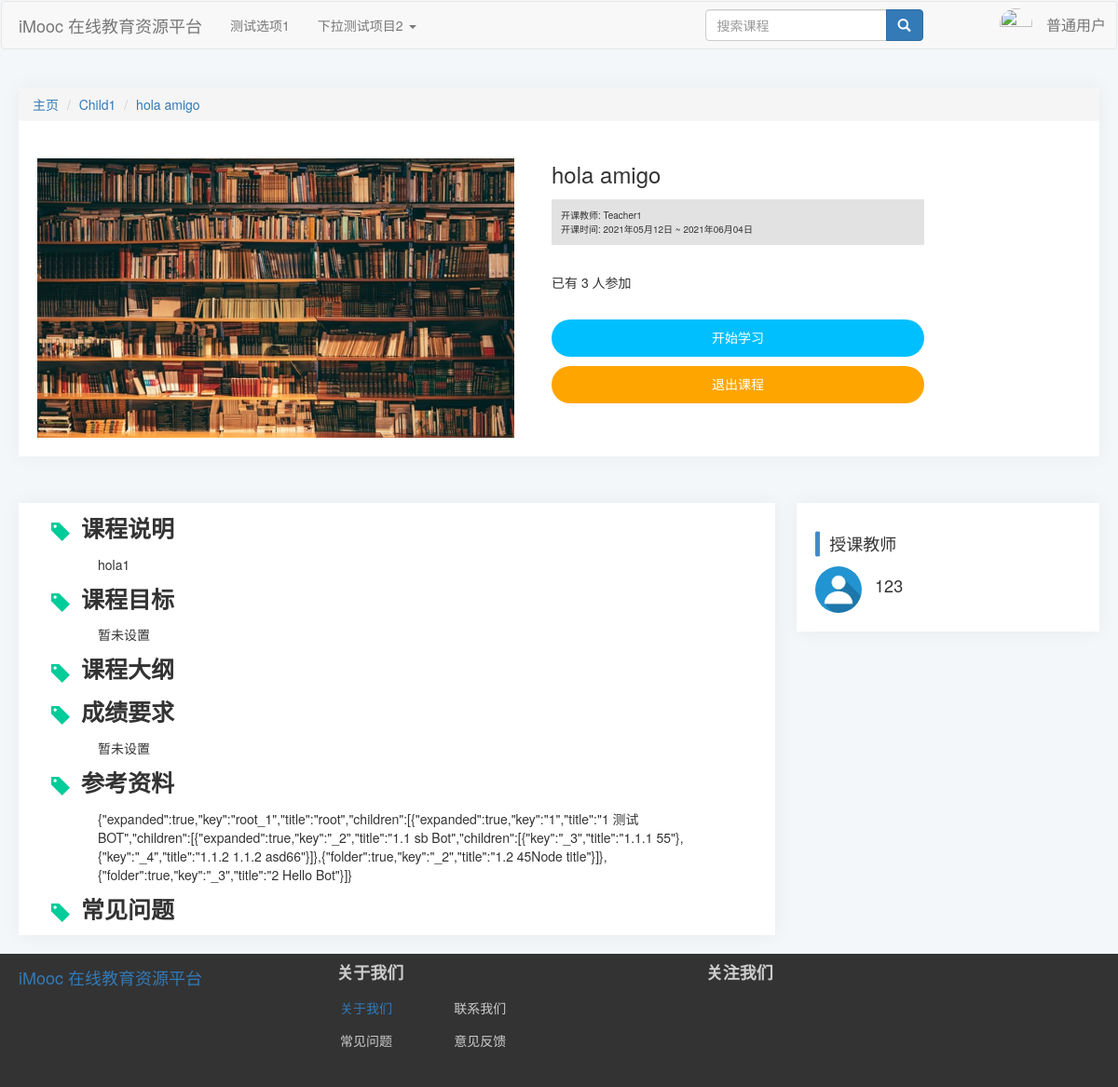
Screenshot of /course/3/ (signed in) with the database file from the repository.
### index/models.py (models this page shows, shortened)
class Users(models.Model):
    gender = (
        ("male", "男"),
        ("female", "女"),
        ("default", "保密"),
    )
    access = (
        ("banned", "封禁用户"),
        ("guest", "访客"),
        ("student", "学生"),
        ("teacher", "教师"),
    )
    profile_picture = models.ImageField(
        verbose_name="头像",
        null=True,
        upload_to="avatar",
        blank=True,
        default="avatar/default-profile-picture.jpg",
    )
    name = models.CharField(
        verbose_name="*用户名", max_length=128, unique=True, null=False
    )  # 昵称
    real_name = models.CharField(
        verbose_name="真实姓名", max_length=64, null=True, blank=True
    )  # 真实姓名
    password = models.CharField(
        verbose_name="*密码", max_length=256, editable=False
    )  # 密码
    email = models.EmailField(verbose_name="*电子邮箱", unique=True)  # 邮箱
    phone_number = models.CharField(
        verbose_name="手机号码", max_length=32, unique=True, null=True, blank=True
    )  # 手机号码
    access = models.CharField(
        verbose_name="*权限等级", max_length=16, choices=access, default="guest"
    )  # 权限级别
    selected_courses = models.ManyToManyField("Course", related_name="students")  # 已选课程
    sex = models.CharField(
        verbose_name="*性别", max_length=32, choices=gender, default="default"
    )  # 性别
    create_time = models.DateTimeField(verbose_name="账号创建时间", auto_now_add=True)  # 创建时间
    is_deleted = models.BooleanField(
        verbose_name="删除标记", default=False, editable=False
    )  # 删除标记
    def __str__(self) -> str:
        return self.name
    class Meta:
        ordering = ["-create_time"]
        verbose_name = "用户"
        verbose_name_plural = "用户"

class CourseCategory(models.Model):
    CategoryID = models.AutoField(primary_key=True, verbose_name="分类编号")
    CategoryName = models.CharField(verbose_name="分类名", max_length=64)
    Is_Root = models.BooleanField(verbose_name="根分类", default=True, editable=False)
    DisplayOrder = models.PositiveIntegerField(verbose_name="显示顺序", default=1)
    ParentID = models.ForeignKey(
        "self",
        on_delete=models.CASCADE,
        limit_choices_to={"Is_Root": 1},
        null=True,
        blank=True,
    )
    def __str__(self) -> str:
        return self.CategoryName
    class Meta:
        ordering = ["-CategoryID"]
        verbose_name = "课程分类"
        verbose_name_plural = "课程分类"

class Course(models.Model):
    status = (
        ("1", "未开课"),
        ("2", "已开课"),
        ("3", "已结课"),
    )
    Course_Name = models.CharField(verbose_name="课程名称", max_length=64)
    Course_Teacher = models.ForeignKey(
        "Users",
        on_delete=models.CASCADE,
        limit_choices_to={"access": "teacher"},
        null=True,
        blank=True,
        related_name="teacher",
    )
    Course_Info = models.TextField(verbose_name="课程说明", default="暂未设置")
    Course_Goal = models.TextField(verbose_name="课程目标", default="暂未设置")
    Grade_Requirements = models.TextField(verbose_name="成绩要求", default="暂未设置")
    Reference = models.TextField(verbose_name="参考资料", default="暂未设置")
    QA = models.TextField(verbose_name="常见问题", null=True, blank=True, default="暂未设置")
    Course_Img = models.ImageField(
        verbose_name="课程图片",
        null=True,
        upload_to="Course_Img",
        blank=True,
        default="material/defaultCourseImage.jpg",
    )
    Stu_Count = models.PositiveIntegerField(verbose_name="选课人数", default=0)
    Course_Chapter = models.TextField(
        verbose_name="课程章节",
        null=True,
        blank=True,
        default='[{"title":"New Node","key":"1"}]',
    )
    Course_Category = models.ForeignKey(
        "CourseCategory",
        verbose_name="课程分类",
        on_delete=models.CASCADE,
        limit_choices_to={"Is_Root": 0},
        null=True,
        blank=True,
    )
    View_Count = models.PositiveIntegerField(verbose_name="访问人数", default=0)
    Status = models.CharField(
        verbose_name="课程状态", max_length=16, choices=status, default="1"
    )
    Starting_Time = models.DateTimeField(verbose_name="开课时间", auto_now_add=True)
    Ending_Time = models.DateTimeField(verbose_name="结课时间")
    class Meta:
        ordering = ["-Starting_Time"]
        verbose_name = "课程"
        verbose_name_plural = "课程"

### index/views.py (the view)
# urls.py: path("course/<int:courseid>/", views.courseInfo, name="courseInfo"),
def courseInfo(request, courseid):
    courseDetail, courseInfo, teacher = VF.Get_Course(courseid)
    isSignedUp = False
    try:
        username = request.session["user_name"]
        user = models.Users.objects.filter(name=username)  # filter返回Queryset对象
        access = user[0].access  # 获取用户权限
        isLogin = True
        if user.filter(selected_courses=courseid).exists():  # 使用exists方法判断该用户是否已选择该课程
            isSignedUp = True
        else:
            pass
    except:
        isLogin = False
    return render(request, "index/courseInfo.html", locals())

### index/templates/index/courseInfo.html (shortened to what this page needs)
{% extends 'index/index.html' %}
{% load static %}
    {% block extrastatic %}
    <link rel="stylesheet" type="text/css" href="{% static 'index/css/courseInfo.css' %}">
    {% endblock %}
    {% block content %}
    <div class="infoHeader">
        <div>
            <ul class="breadcrumb">
                <li><a href="/index/">主页</a></li>
                <li><a href="#">{{courseDetail.Course_Category}}</a></li>
                <li class="active"><a href="{% url 'index:courseInfo' courseid %}">{{courseDetail.Course_Name}}
                    </a>
                </li>
            </ul>
        </div>
        <div class="infoHeader-left-img">
            <img src="{{courseDetail.Course_Img}}" alt="课程图片">
        </div>
        <div class="infoHeader-right-info">
            <div class="info-courseName">
                {{courseDetail.Course_Name}}
            </div>
            <div class="info-termInfo">
                <div class="info-teacherName">
                    <span>开课教师: {{courseDetail.Course_Teacher}} </span>
                </div>
                <div class="info-termTime">
                    <span>开课时间: {{courseDetail.Starting_Time}} ~ {{courseDetail.Ending_Time}}</span>
                </div>
            </div>
            <div class="info-StudentCount">
                <span>已有 {{courseDetail.Stu_Count}} 人参加</span>
            </div>
            {% if not isLogin %}
            <div class="LoginBtn">
                <p>登录以加入课程</p>
            </div>
            {% elif isSignedUp %}
            <div class="courseBtn-Learn">
                <p>开始学习</p>
            </div>
            <div class="courseBtn-Resign">
                <p>退出课程</p>
            </div>
            {% else %}
            <div class="courseBtn-SignUp">
                <p>立即参加</p>
            </div>
            {% endif %}
        </div>
    </div>
    <div class="infoContent">
        {% for key,value in courseInfo.items %}
        <div class="contentHeader">
            <span class="glyphicon glyphicon-tag"></span>
            <span>{{key}}</span>
        </div>
        <div class="content">
            {% if key == '课程大纲' %}
            <!-- {% if value == None %}
            <span>暂未设置</span>
            {% endif %} -->
            {% for chapter,section in value.items %}
            <p>
                <span class="chapter">{{chapter}}</span>
            </p>
            {% for sectionNumber,sectionTitle in section.items %}
            <p class="section">
                <span class="sectionNumber">{{sectionNumber}}</span>
                <span class="sectionTitle">{{sectionTitle}}</span>
            </p>
            {% endfor %}
            {% endfor %}
            {% else %}
            <span>{{value}}</span>
            {% endif %}
        </div>
        {% endfor %}
    </div>
    <div class="otherInfoContent">
        <div class="bs-callout bs-callout-primary teacherHeader">
            <p>授课教师</p>
        </div>
        <div class="teacherContent">
            <img class="img-circle img-responsive infoAvatar" src={{teacher.profile_picture.url}} alt="头像" height="50px"
                width="50px">
            <p class="infoName">{{teacher.real_name}}</p>
        </div>
    </div>
    {% endblock %}

### index/templates/index/index.html (shortened to what this page needs)
{% load static %}
<!DOCTYPE html>
<html class="widthauto">
<head>
	<link rel="stylesheet" href="https://cdn.staticfile.org/twitter-bootstrap/3.3.7/css/bootstrap.min.css">
	<link rel="stylesheet" type="text/css" href="{% static 'index/css/index.css' %}">
	{% block extrastatic %}
	{% endblock %}
</head>
<body>
	<div class="navbar head">
		<nav class="navbar navbar-default" role="navigation">
			<div class="container-fluid">
				<div class="navbar-header">
					<a class="navbar-brand" href="/index">iMooc 在线教育资源平台</a>
				</div>
				<div>
					<ul class="nav navbar-nav">
						<li><a href="#">测试选项1</a></li>
						<li class="dropdown">
							<a href="#" class="dropdown-toggle" data-toggle="dropdown">
								下拉测试项目2
								<b class="caret"></b>
							</a>
						</li>
					</ul>
					<div class="nav-right-part">
						<div class="nav-right-search navbar-left" id="nav-right-search">
							<form class="navbar-form" role="form">
								<div class="form-group">
									<div class="input-group">
										<input type="text" class="form-control visible-lg-block visible-md-block"
											placeholder="搜索课程">
										<span class="input-group-btn">
											<button class="btn btn-primary glyphicon glyphicon-search" type="button"
												id="search-btn"></button>
										</span>
									</div>
								</div>
							</form>
						</div>
						<div class="nav-right-login navbar-right" id="nav-right-login">
							{% if request.session.is_login == True %}
							<ul class="nav navbar-nav">
								<li class="dropdown user-dropdown">
									<a href="#" id="user-info" class="dropdown-toggle" data-toggle="dropdown"
										data-hover="dropdown" data-delay="100">
										<span class="user-name">
											{{ request.session.user_name }}
										</span>
										<span class="user-avatar">
											<img class="img-circle img-responsive dropdown"
												src="{{ request.session.avatar }}" alt="" width="35" height="33"
												id="avatar" />
										</span>
									</a>
								</li>
							</ul>
							{% else %}
							<ul class="nav navbar-nav">
								<li><a href="/login"><span class="glyphicon glyphicon-log-in"></span> 登录</a></li>
								<li><a href="/register"><span class="glyphicon glyphicon-user"></span> 注册</a></li>
							</ul>
							{% endif %}
						</div>
					</div>
				</div>
			</div>
		</nav>
	</div>
	<div class="container-fluid">
		{% block content %}
		{% endblock %}
	</div>
	<div class="infobar footer">
		<div id="footer">
			<div class="footer-logo">
				<a class="navbar-brand" href="/index">iMooc 在线教育资源平台</a>
			</div>
			<div class="footer-about col-lg-4 col-lg-offset-1">
				<h4 class="col-lg-12"><strong>关于我们</strong></h4>
				<h5 class="col-lg-4"><a href="/aboutus/">&nbsp;关于我们</a></h5>
				<h5 class="col-lg-5">&nbsp;联系我们</h5>
				<h5 class="col-lg-4">&nbsp;常见问题</h5>
				<h5 class="col-lg-5">&nbsp;意见反馈</h5>
			</div>
			<div class="footer-follow col-lg-offset-0 col-lg-2">
				<h4 class="col-lg-12 col-lg-offset-0"><strong>关注我们</strong></h4>
			</div>
		</div>
	</div>
</body>
</html>

### index/static/index/css/index.css (style rules this page uses)
body { background-color: #f3f7f9; }
.container-fluid { margin: 0 auto; width: 1190px; min-width: 1190px; }
.navbar-default { width: auto; }
#nav-right-search { position:relative; left: 280px }
.infobar { position: relative; width: auto; height: 143px; background-color:#333; }
#footer { width: auto; margin: 20px auto; width: 1190px; }
.footer h4 { color: #CCC; }
.footer h5 { color:#CCCCCC; }
#avatar { position:relative; right:50px; bottom:35px; padding-bottom: 7px; padding-top: 7px; }
#user-info { position:relative; height: 50px; width: 72px; background: transparent; font-size:16px; padding:15px 0px; }
.user-name { display:block; overflow:hidden; text-overflow:ellipsis; white-space:nowrap; }
#search-btn { position: relative; top: 0px; }

### index/static/index/css/courseInfo.css (style rules this page uses)
.infoHeader { background-color: #fff; overflow:hidden; height:auto; box-shadow: 0 0 20px 0 rgb(12 1 4 / 5%); }
.infoHeader-left-img { display:flex; float:left; margin: 20px; }
.infoHeader-left-img img { height:300px; }
.infoHeader-right-info { display:inline-block; height:inherit; margin: 20px; }
.info-courseName { font-size:24px; }
.info-termInfo { position:relative; background-color:rgb(226,226,226); top:10px; padding:10px; width:400px; font-size:10px; }
.info-StudentCount { position:relative; top:40px; }
.courseBtn-Learn { position:relative; top:70px; background-color:rgb(0,191,255); padding:5px; text-align:center; cursor:pointer; border-radius:50px; margin-bottom:10px; }
.courseBtn-Learn p { position:relative; color:#fff; top:4px; }
.courseBtn-Resign { position:relative; top:70px; background-color:rgb(255,165,0); padding:5px; text-align:center; cursor:pointer; border-radius:50px; }
.courseBtn-Resign p { position:relative; color:#fff; top:4px; }
.infoContent { background-color:#fff; overflow:hidden; height:auto; margin-top:50px; width: 70%; float:left; box-shadow: 0 0 20px 0 rgb(12 1 4 / 5%); }
.contentHeader { margin:10px 35px; font-size:25px; font-weight:bold; }
.infoContent .glyphicon { vertical-align:middle; padding-right:5px; font-size:20px; color:rgb(0 204 153); }
.content { margin:10px 85px; }
.otherInfoContent { background-color:#fff; float:right; width:28%; overflow:hidden; height:auto; margin-top:50px; padding:20px; box-shadow: 0 0 20px 0 rgb(12 1 4 / 5%); }
.otherInfoContent img { display:inline-block; }
.infoName { display:inline-block; margin-left:10px; font-size:18px; }
.bs-callout { padding:0 10px; margin: 10px 0px; border: 1px solid #fff; border-left-width: 5px; border-radius: 3px; }
.bs-callout-primary { border-left-color: #428bca; }
.teacherHeader p { font-size:18px; margin:0px; }

### rows the page displays
Users: session.user_name "普通用户"
CourseCategory: Course_Category "Child1"
Course: Course_Name "hola amigo", courseInfo "hola1" "暂未设置" "暂未设置" "{\"expanded\":true,\"key\":\"root_1\",\"title\":\"root\",\"children\":[{\"expanded\":true,\"key\":\"1\",\"title\":\"1 测试BOT\",\"children\":[{\"expanded\":true,\"key\":\"_2\",\"title\":\"1.1 sb Bot\",\"children\":[{\"key\":\"_3\",\"title\":\"1.1.1 55\"},{\"key\":\"_4\",\"title\":\"1.1.2 1.1.2 asd66\"}]},{\"folder\":true,\"key\":\"_2\",\"title\":\"1.2 45Node title\"}]},{\"folder\":true,\"key\":\"_3\",\"title\":\"2 Hello Bot\"}]}"
Users: Course_Teacher "Teacher1", profile_picture (placeholder picture), real_name "123"

### other values shown
{{ courseDetail.Starting_Time }} "2021年05月12日"
{{ courseDetail.Ending_Time }} "2021年06月04日"
{{ courseDetail.Stu_Count }} "3"
{{ key }} "课程说明" "课程目标" "课程大纲" "成绩要求" "参考资料" "常见问题"
